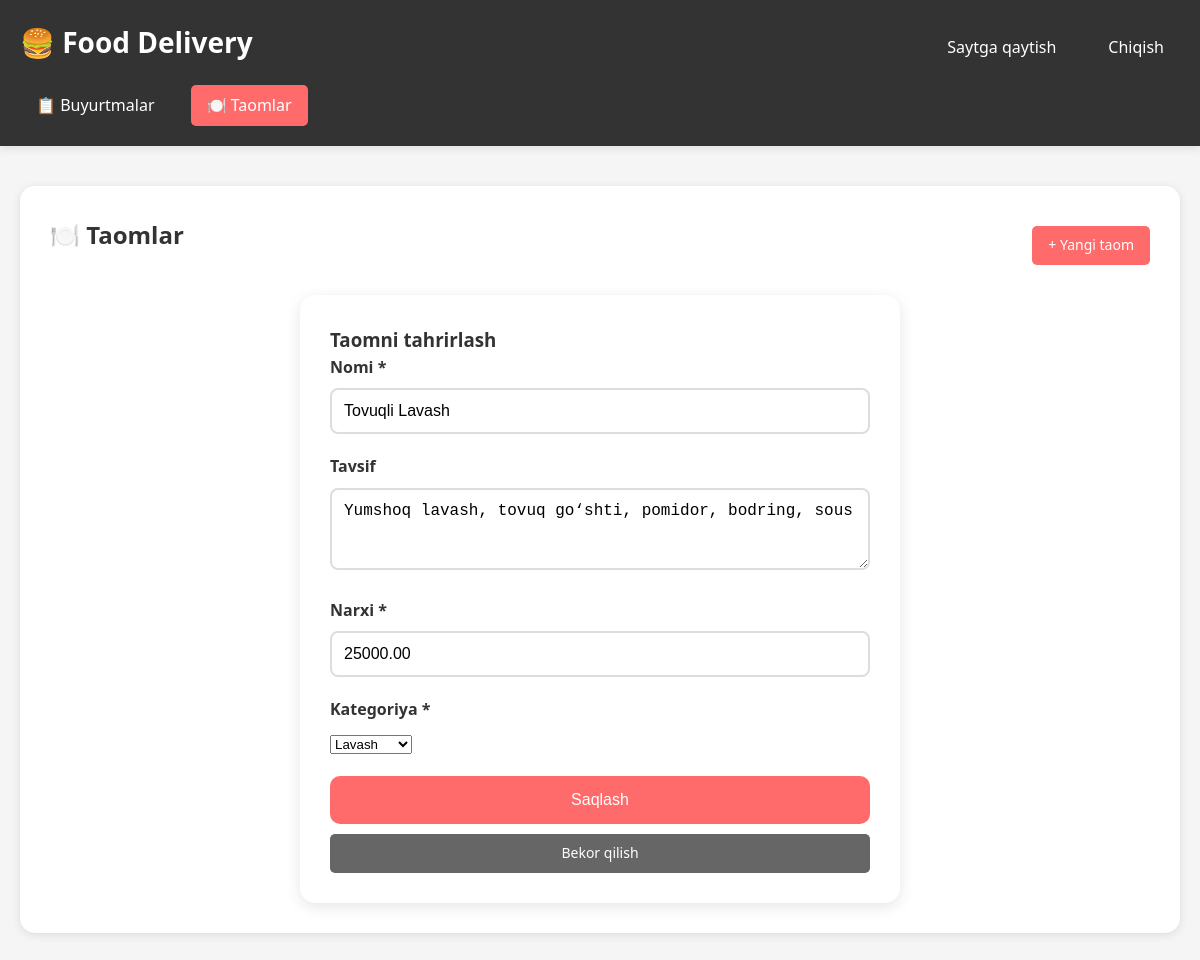
Screenshot of /admin.php?tab=foods&edit=1 (signed in) with the database file from the repository.
### tables this page shows
CREATE TABLE IF NOT EXISTS foods (
    id INT AUTO_INCREMENT PRIMARY KEY,
    name VARCHAR(255) NOT NULL,
    description TEXT,
    price DECIMAL(10, 2) NOT NULL,
    image VARCHAR(255),
    category ENUM('Lavash', 'Burger', 'Pizza', 'Ichimliklar', 'Osh') NOT NULL,
    status TINYINT DEFAULT 1,
    created_at TIMESTAMP DEFAULT CURRENT_TIMESTAMP,
    updated_at TIMESTAMP DEFAULT CURRENT_TIMESTAMP ON UPDATE CURRENT_TIMESTAMP
);

### config.php (called while the page is built, shortened)
<?php
function getCategories() {
    return ['Lavash', 'Burger', 'Pizza', 'Ichimliklar', 'Osh'];
}
function isAdmin() {
    return isset($_SESSION['admin']) && $_SESSION['admin'] === true;
}

### admin.php (the view, shortened to what this page needs)
<?php
require_once 'config.php';
$db = getDB();
$activeTab = isset($_GET['tab']) ? $_GET['tab'] : 'orders';
$orders = [];
$foods = [];
if (isAdmin()) {
    $result = $db->query("SELECT * FROM orders ORDER BY created_at DESC");
    $orders = $result->fetch_all(MYSQLI_ASSOC);
    $result = $db->query("SELECT * FROM foods ORDER BY category, name");
    $foods = $result->fetch_all(MYSQLI_ASSOC);
}
$categories = getCategories();
?>
<!DOCTYPE html>
<html lang="uz">
<head>
    <link rel="stylesheet" href="style.css">
</head>
<body>
    <header class="admin-header">
        <div class="container">
            <div class="nav">
                <h1><a href="index.php">🍔 Food Delivery</a></h1>
                <?php if (isAdmin()): ?>
                <div class="nav-links">
                    <a href="index.php">Saytga qaytish</a>
                    <a href="admin.php?logout=1">Chiqish</a>
                </div>
                <?php endif; ?>
            </div>
            <?php if (isAdmin()): ?>
            <div class="admin-nav">
                <a href="?tab=orders" class="<?php echo $activeTab === 'orders' ? 'active' : ''; ?>">📋 Buyurtmalar</a>
                <a href="?tab=foods" class="<?php echo $activeTab === 'foods' ? 'active' : ''; ?>">🍽️ Taomlar</a>
            </div>
            <?php endif; ?>
        </div>
    </header>
    <main class="container" style="padding: 40px 20px;">
        <?php if (!isAdmin()): ?>
        <div class="login-container">
            <h2>🔐 Admin Panel</h2>
            <?php if (isset($loginError)): ?>
            <div class="alert alert-error"><?php echo $loginError; ?></div>
            <?php endif; ?>
            <form method="POST">
                <div class="form-group">
                    <label>Parol</label>
                    <input type="password" name="password" required placeholder="Parolni kiriting">
                </div>
                <button type="submit" name="login" class="submit-btn">Kirish</button>
                <a href="index.php" class="btn btn-secondary" style="width: 100%; margin-top: 10px; text-align: center;">Bosh sahifa</a>
            </form>
        </div>
        <?php else: ?>
        <?php if ($activeTab === 'orders'): ?>
        <div class="admin-section">
            <h2>📋 Buyurtmalar</h2>
            <?php if (empty($orders)): ?>
            <div class="empty-state">
                <div class="empty-state-icon">📭</div>
                <h3>Hozircha buyurtmalar yo'q</h3>
            </div>
            <?php else: ?>
            <table class="data-table">
                <thead>
                    <tr>
                        <th>ID</th>
                        <th>Mijoz</th>
                        <th>Telefon</th>
                        <th>Buyurtma</th>
                        <th>Summa</th>
                        <th>Holat</th>
                        <th>Sana</th>
                        <th>Amallar</th>
                    </tr>
                </thead>
                <tbody>
                    <?php foreach ($orders as $order):
                        $items = getOrderItems($order['id']);
                        $itemsList = array_map(function($item) {
                            return $item['food_name'] . ' x' . $item['quantity'];
                        }, $items);
                    ?>
                    <tr>
                        <td>#<?php echo $order['id']; ?></td>
                        <td><?php echo htmlspecialchars($order['customer_name']); ?></td>
                        <td><?php echo htmlspecialchars($order['customer_phone']); ?></td>
                        <td><?php echo htmlspecialchars(implode(', ', $itemsList)); ?></td>
                        <td><?php echo formatPrice($order['total_amount']); ?></td>
                        <td>
                            <span class="status-badge status-<?php echo $order['status']; ?>">
                                <?php echo getStatusText($order['status']); ?>
                            </span>
                        </td>
                        <td><?php echo date('d.m.Y H:i', strtotime($order['created_at'])); ?></td>
                        <td>
                            <form method="POST" style="display: flex; gap: 5px;">
                                <input type="hidden" name="order_id" value="<?php echo $order['id']; ?>">
                                <select name="status" class="form-control" style="padding: 5px;">
                                    <option value="pending" <?php echo $order['status'] === 'pending' ? 'selected' : ''; ?>>Kutilmoqda</option>
                                    <option value="preparing" <?php echo $order['status'] === 'preparing' ? 'selected' : ''; ?>>Tayyorlanmoqda</option>
                                    <option value="ready" <?php echo $order['status'] === 'ready' ? 'selected' : ''; ?>>Tayyor</option>
                                    <option value="delivered" <?php echo $order['status'] === 'delivered' ? 'selected' : ''; ?>>Yetkazildi</option>
                                </select>
                                <button type="submit" name="update_status" class="btn btn-primary" style="padding: 5px 10px;">Saqlash</button>
                            </form>
                        </td>
                    </tr>
                    <?php endforeach; ?>
                </tbody>
            </table>
            <?php endif; ?>
        </div>
        <?php else: ?>
        <div class="admin-section">
            <div style="display: flex; justify-content: space-between; align-items: center; margin-bottom: 20px;">
                <h2>🍽️ Taomlar</h2>
                <a href="?tab=foods&edit=0" class="btn btn-primary">+ Yangi taom</a>
            </div>
            <?php if (isset($_GET['edit'])):
                $editId = $_GET['edit'];
                $editFood = null;
                if ($editId > 0) {
                    foreach ($foods as $food) {
                        if ($food['id'] == $editId) {
                            $editFood = $food;
                            break;
                        }
                    }
                }
            ?>
            <form method="POST" class="checkout-form" style="max-width: 600px;">
                <h3><?php echo $editFood ? 'Taomni tahrirlash' : 'Yangi taom qo\'shish'; ?></h3>
                <div class="form-group">
                    <label>Nomi *</label>
                    <input type="text" name="name" required
                           value="<?php echo htmlspecialchars($editFood['name'] ?? ''); ?>">
                </div>
                <div class="form-group">
                    <label>Tavsif</label>
                    <textarea name="description" rows="3"><?php echo htmlspecialchars($editFood['description'] ?? ''); ?></textarea>
                </div>
                <div class="form-group">
                    <label>Narxi *</label>
                    <input type="number" name="price" required min="0" step="100"
                           value="<?php echo $editFood['price'] ?? ''; ?>">
                </div>
                <div class="form-group">
                    <label>Kategoriya *</label>
                    <select name="category" required>
                        <?php foreach ($categories as $cat): ?>
                        <option value="<?php echo $cat; ?>"
                                <?php echo ($editFood['category'] ?? '') === $cat ? 'selected' : ''; ?>>
                            <?php echo $cat; ?>
                        </option>
                        <?php endforeach; ?>
                    </select>
                </div>
                <button type="submit" name="save_food" class="submit-btn">Saqlash</button>
                <a href="?tab=foods" class="btn btn-secondary" style="width: 100%; margin-top: 10px; text-align: center;">Bekor qilish</a>
            </form>
            <?php endif; ?>
        </div>
        <?php endif; ?>
        <?php endif; ?>
    </main>
</body>
</html>

### style.css (style rules this page uses)
* { margin: 0; padding: 0; box-sizing: border-box; }
body { font-family: 'Segoe UI', Tahoma, Geneva, Verdana, sans-serif; background: #f5f5f5; color: #333; line-height: 1.6; }
.container { max-width: 1200px; margin: 0 auto; padding: 0 20px; }
header { background: linear-gradient(135deg, #ff6b6b, #ee5a5a); color: white; padding: 20px 0; box-shadow: 0 2px 10px rgba(0,0,0,0.1); position: sticky; top: 0; z-index: 100; }
header h1 { font-size: 28px; margin-bottom: 10px; }
header h1 a { color: white; text-decoration: none; }
.nav { display: flex; justify-content: space-between; align-items: center; flex-wrap: wrap; gap: 15px; }
.nav-links { display: flex; gap: 20px; align-items: center; }
.nav-links a { color: white; text-decoration: none; padding: 8px 16px; border-radius: 20px; transition: background 0.3s; }
.checkout-form { background: white; padding: 30px; border-radius: 15px; box-shadow: 0 4px 15px rgba(0,0,0,0.1); max-width: 500px; margin: 0 auto; }
.form-group { margin-bottom: 20px; }
.form-group label { display: block; margin-bottom: 8px; font-weight: bold; color: #333; }
.form-group input, .form-group textarea { width: 100%; padding: 12px; border: 2px solid #ddd; border-radius: 8px; font-size: 16px; transition: border-color 0.3s; }
.submit-btn { width: 100%; background: #ff6b6b; color: white; border: none; padding: 15px; border-radius: 10px; font-size: 16px; cursor: pointer; transition: background 0.3s; }
.admin-header { background: #333; }
.admin-nav { display: flex; gap: 20px; margin-top: 10px; }
.admin-nav a { color: white; text-decoration: none; padding: 8px 16px; border-radius: 5px; transition: background 0.3s; }
.admin-nav a:hover, .admin-nav a.active { background: #ff6b6b; }
.admin-section { background: white; padding: 30px; border-radius: 15px; margin-bottom: 30px; box-shadow: 0 2px 10px rgba(0,0,0,0.1); }
.admin-section h2 { margin-bottom: 20px; color: #333; }
.btn { padding: 8px 16px; border: none; border-radius: 5px; cursor: pointer; text-decoration: none; display: inline-block; font-size: 14px; transition: all 0.3s; }
.btn-primary { background: #ff6b6b; color: white; }
.btn-secondary { background: #666; color: white; }

### rows the page displays
foods: name "Tovuqli Lavash", description "Yumshoq lavash, tovuq go‘shti, pomidor, bodring, sous", price "25000.00", category "Lavash"
